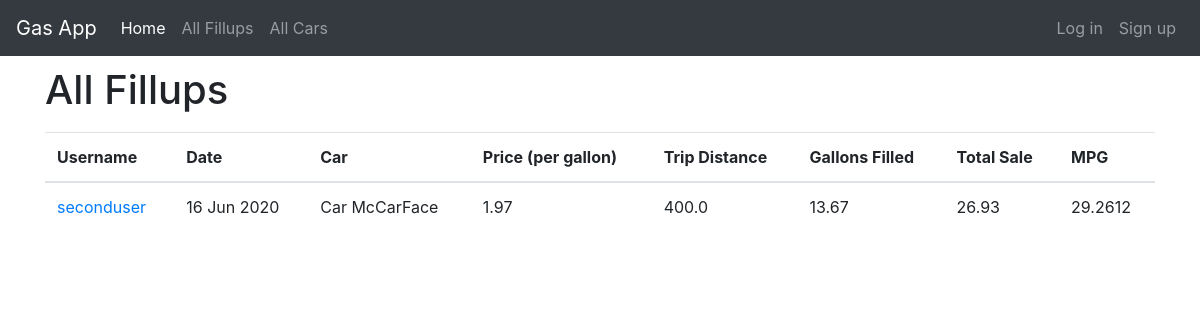
The app's page /all/fillups/, older data.
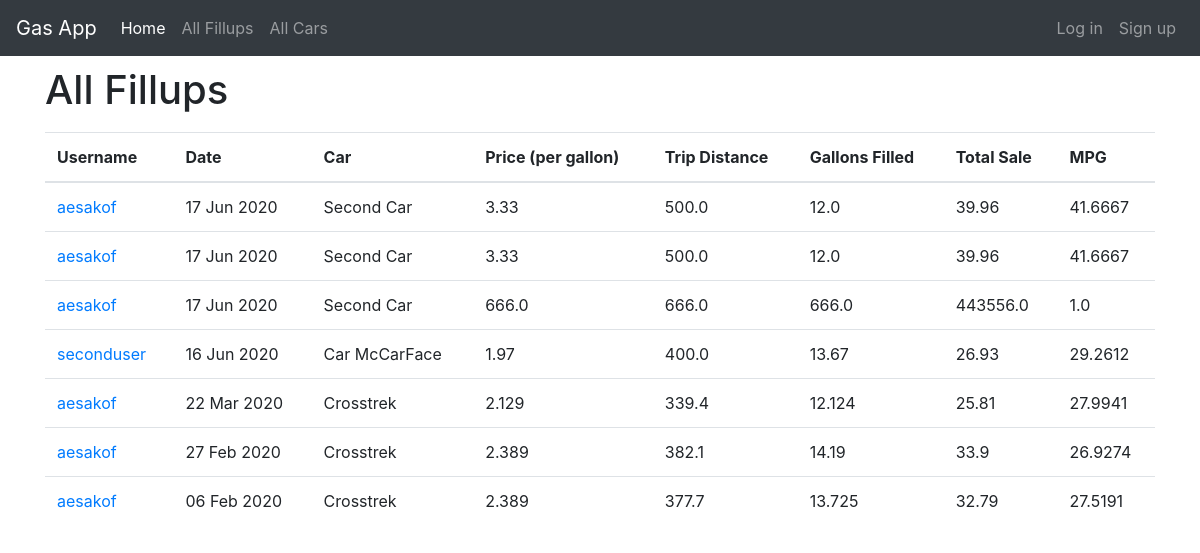
The same page, newer data.
### fillups/models.py (models this page shows)
class Fillup(models.Model):
    username = models.ForeignKey(User,on_delete=models.CASCADE)
    date = models.DateField(default=date.today)
    price_per_gallon = models.FloatField(validators=[MinValueValidator(0.0)])
    trip_distance = models.FloatField(validators=[MinValueValidator(0.0)])
    gallons = models.FloatField(validators=[MinValueValidator(0.0)])
    car = models.ForeignKey('Car',on_delete=models.CASCADE)
    @property
    def total_sale(self):
        return round(self.price_per_gallon*self.gallons, 2)
    @property
    def mpg(self):
        if self.gallons == 0:
            return 0
        else:
            return round(self.trip_distance/self.gallons, 4)

class Car(models.Model):
    username = models.ForeignKey(User,on_delete=models.CASCADE)
    name = models.CharField(max_length=25)
    make = models.CharField(max_length=25)
    model = models.CharField(max_length=25)
    model_year = models.IntegerField(choices=MODEL_YEARS)
    status = models.CharField(max_length=10,choices=STATUS,default='Active')
    def __str__(self):
        return self.name

### accounts/models.py (models this page shows)
class User(AbstractUser):
    def __str__(self):
        return self.username

### fillups/views.py (the view)
# urls.py: path('all/fillups/',views.AllFillupListView.as_view(),name='all_fillup_list'),
class AllFillupListView(ListView):
    template_name = 'fillups/all_fillup_list.html'
    model = Fillup
    context_object_name = 'all_fillup_list'
    ordering = ['-date']

### fillups/templates/fillups/all_fillup_list.html
{% extends 'base.html' %}
{% block content %}
<div class="centerstage">
  <h1>All Fillups</h1>
  <table class="table">
    <thead>
      <tr>
        <th>Username</th>
        <th>Date</th>
        <th>Car</th>
        <th>Price (per gallon)</th>
        <th>Trip Distance</th>
        <th>Gallons Filled</th>
        <th>Total Sale</th>
        <th>MPG</th>
      </tr>
    </thead>
    <tbody>
      {% for fillup in all_fillup_list %}
        <div class="fillup">
          <tr>
            <td><a href="{% url 'fillups:user_profile' username=fillup.username %}">{{ fillup.username }}</a></td>
            <td>{{ fillup.date|date:"d M Y"}}</td>
            <td>{{ fillup.car }}</td>
            <td>{{ fillup.price_per_gallon }}</td>
            <td>{{ fillup.trip_distance }}</td>
            <td>{{ fillup.gallons }}</td>
            <td>{{ fillup.total_sale }}</td>
            <td>{{ fillup.mpg }}</td>
          </tr>
        </div>
      {% endfor %}
    </tbody>
  </table>
</div>
{% endblock %}

### templates/base.html (shortened to what this page needs)
<!DOCTYPE html>
{% load static %}
<html lang="en" dir="ltr">
  <head>
    <link rel="stylesheet" href="{% static 'css/bootstrap.min.css'%}">
    <link rel="stylesheet" href="{% static 'css/master.css'%}">
  </head>
  <body>
    <nav class="navbar navbar-expand-lg navbar-dark bg-dark">
      <a class="navbar-brand" href="{% url 'home' %}">Gas App</a>
      <div class="collapse navbar-collapse" id="navbarNavAltMarkup">
        <div class="navbar-nav">
          <a class="nav-item nav-link active" href="{% url 'home' %}">Home<span class="sr-only">(current)</span></a>
          <a class="nav-item nav-link" href="{% url 'fillups:all_fillup_list' %}">All Fillups</a>
          <a class="nav-item nav-link" href="{% url 'fillups:all_car_list' %}">All Cars</a>
        </div>
      </div>
      <div class="navbar-nav ml-auto">
        {% if user.is_authenticated %}
          <a class="nav-item nav-link" href="{% url 'accounts:logout' %}" class="btn btn-simple">Log out</a>
        {% else %}
          <a class="nav-item nav-link" href="{% url 'accounts:login' %}" class="btn btn-simple">Log in</a>
          <a class="nav-item nav-link" href="{% url 'accounts:signup' %}" class="btn btn-simple">Sign up</a>
        {% endif %}
      </div>
    </nav>
    <div class="container mycontent">
      {% block content %}
      {% endblock %}
    </div>
  </body>
</html>

### static/css/master.css (style rules this page uses)
h1 { line-height: 1.7em; }

Row changes from the older to the newer data that the page shows:
added Fillup: username "aesakof", date "17 Jun 2020", car "Second Car", price_per_gallon "3.33", trip_distance "500.0", gallons "12.0", total_sale "39.96", mpg "41.6667"
added Fillup: username "aesakof", date "17 Jun 2020", car "Second Car", price_per_gallon "3.33", trip_distance "500.0", gallons "12.0", total_sale "39.96", mpg "41.6667"
added Fillup: username "aesakof", date "17 Jun 2020", car "Second Car", price_per_gallon "666.0", trip_distance "666.0", gallons "666.0", total_sale "443556.0", mpg "1.0"
added Fillup: username "aesakof", date "22 Mar 2020", car "Crosstrek", price_per_gallon "2.129", trip_distance "339.4", gallons "12.124", total_sale "25.81", mpg "27.9941"
added Fillup: username "aesakof", date "27 Feb 2020", car "Crosstrek", price_per_gallon "2.389", trip_distance "382.1", gallons "14.19", total_sale "33.9", mpg "26.9274"
added Fillup: username "aesakof", date "06 Feb 2020", car "Crosstrek", price_per_gallon "2.389", trip_distance "377.7", gallons "13.725", total_sale "32.79", mpg "27.5191"
